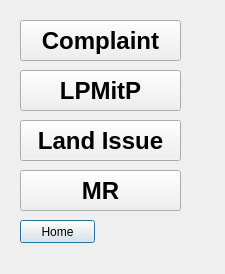
<?xml version="1.0" encoding="UTF-8"?>
<ui version="4.0">
 <class>Dialog</class>
 <widget class="QDialog" name="Dialog">
  <property name="geometry">
   <rect>
    <x>0</x>
    <y>0</y>
    <width>225</width>
    <height>274</height>
   </rect>
  </property>
  <property name="windowTitle">
   <string>Dialog</string>
  </property>
  <widget class="QPushButton" name="T1_Corres_home_but">
   <property name="geometry">
    <rect>
     <x>20</x>
     <y>220</y>
     <width>75</width>
     <height>23</height>
    </rect>
   </property>
   <property name="text">
    <string>Home</string>
   </property>
  </widget>
  <widget class="QPushButton" name="T1_Corres_Complaint_but">
   <property name="geometry">
    <rect>
     <x>20</x>
     <y>20</y>
     <width>161</width>
     <height>41</height>
    </rect>
   </property>
   <property name="font">
    <font>
     <pointsize>18</pointsize>
     <weight>75</weight>
     <bold>true</bold>
    </font>
   </property>
   <property name="text">
    <string>Complaint</string>
   </property>
  </widget>
  <widget class="QPushButton" name="T1_Corres_LPMitP_but">
   <property name="geometry">
    <rect>
     <x>20</x>
     <y>70</y>
     <width>161</width>
     <height>41</height>
    </rect>
   </property>
   <property name="font">
    <font>
     <pointsize>18</pointsize>
     <weight>75</weight>
     <bold>true</bold>
    </font>
   </property>
   <property name="text">
    <string>LPMitP</string>
   </property>
  </widget>
  <widget class="QPushButton" name="T1_Corres_Land_but">
   <property name="geometry">
    <rect>
     <x>20</x>
     <y>120</y>
     <width>161</width>
     <height>41</height>
    </rect>
   </property>
   <property name="font">
    <font>
     <pointsize>18</pointsize>
     <weight>75</weight>
     <bold>true</bold>
    </font>
   </property>
   <property name="text">
    <string>Land Issue</string>
   </property>
  </widget>
  <widget class="QPushButton" name="T1_Corres_MR_but">
   <property name="geometry">
    <rect>
     <x>20</x>
     <y>170</y>
     <width>161</width>
     <height>41</height>
    </rect>
   </property>
   <property name="font">
    <font>
     <pointsize>18</pointsize>
     <weight>75</weight>
     <bold>true</bold>
    </font>
   </property>
   <property name="text">
    <string>MR</string>
   </property>
  </widget>
 </widget>
 <resources/>
 <connections/>
</ui>
